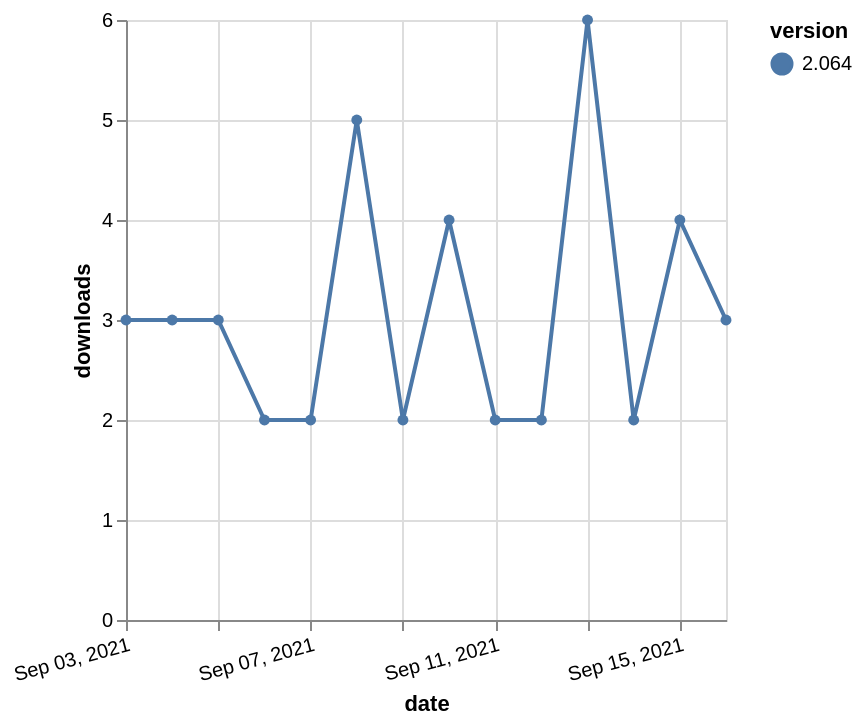

Source (Vega-Lite JSON):
### Vega-Lite specification from a JSON file in a GitHub repository (floating-point values rounded to 4 significant figures)
{"$schema": "https://vega.github.io/schema/vega-lite/v5.json", "description": "A simple bar chart with embedded data.", "data": {"values": [{"date": "2021-09-03", "total": 4884, "delta": 3, "version": "2.064"}, {"date": "2021-09-04", "total": 4887, "delta": 3, "version": "2.064"}, {"date": "2021-09-05", "total": 4890, "delta": 3, "version": "2.064"}, {"date": "2021-09-06", "total": 4892, "delta": 2, "version": "2.064"}, {"date": "2021-09-07", "total": 4894, "delta": 2, "version": "2.064"}, {"date": "2021-09-08", "total": 4899, "delta": 5, "version": "2.064"}, {"date": "2021-09-09", "total": 4901, "delta": 2, "version": "2.064"}, {"date": "2021-09-10", "total": 4905, "delta": 4, "version": "2.064"}, {"date": "2021-09-11", "total": 4907, "delta": 2, "version": "2.064"}, {"date": "2021-09-12", "total": 4909, "delta": 2, "version": "2.064"}, {"date": "2021-09-13", "total": 4915, "delta": 6, "version": "2.064"}, {"date": "2021-09-14", "total": 4917, "delta": 2, "version": "2.064"}, {"date": "2021-09-15", "total": 4921, "delta": 4, "version": "2.064"}, {"date": "2021-09-16", "total": 4924, "delta": 3, "version": "2.064"}]}, "width": "container", "mark": {"type": "line", "point": {"filled": true}}, "encoding": {"x": {"field": "date", "type": "temporal", "timeUnit": "yearmonthdate", "title": "date", "axis": {"labelAngle": -15}}, "y": {"field": "delta", "type": "quantitative", "title": "downloads"}, "color": {"field": "version", "type": "nominal"}, "tooltip": {"field": "delta"}}}
